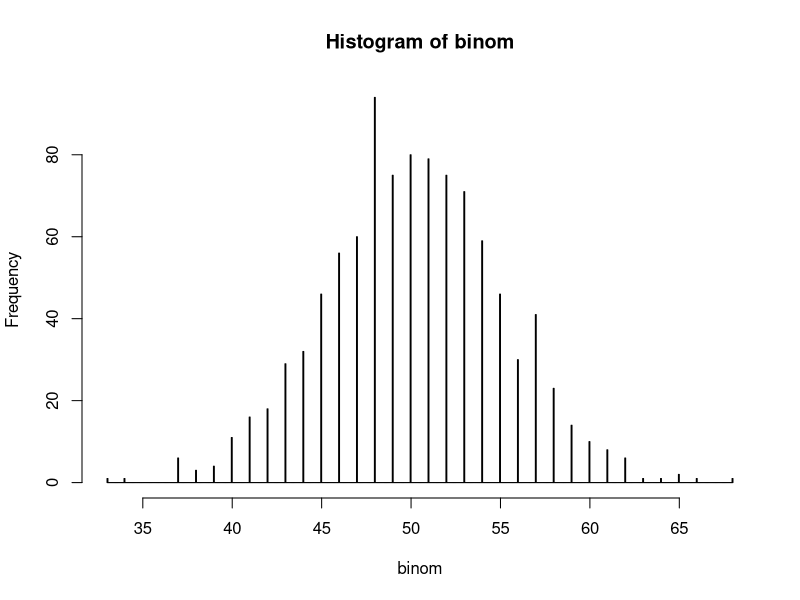
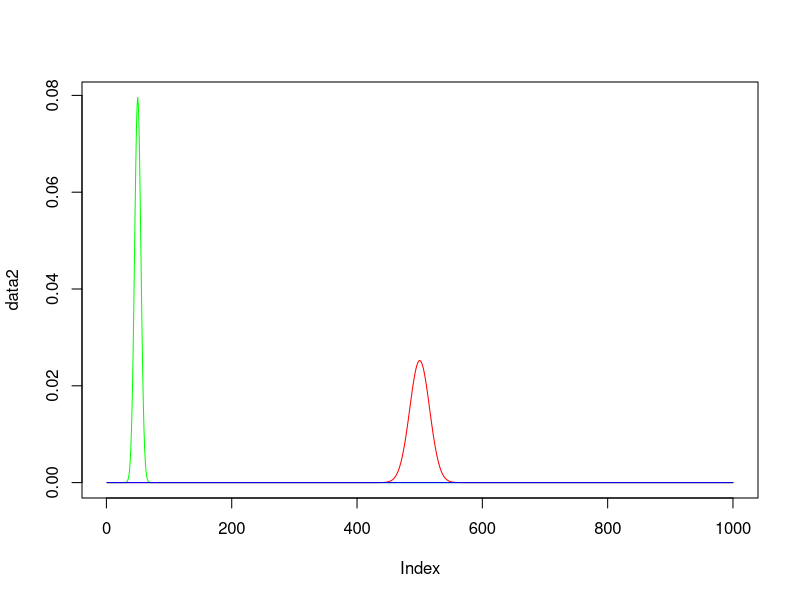
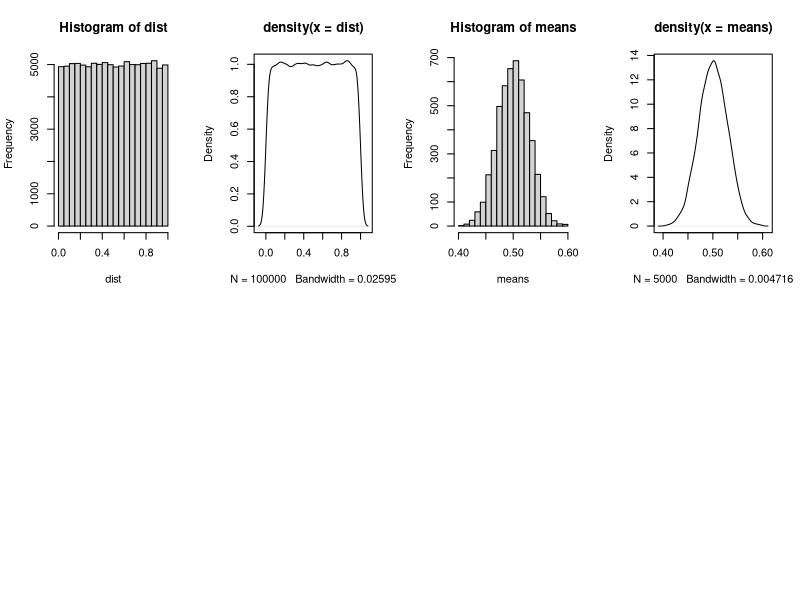
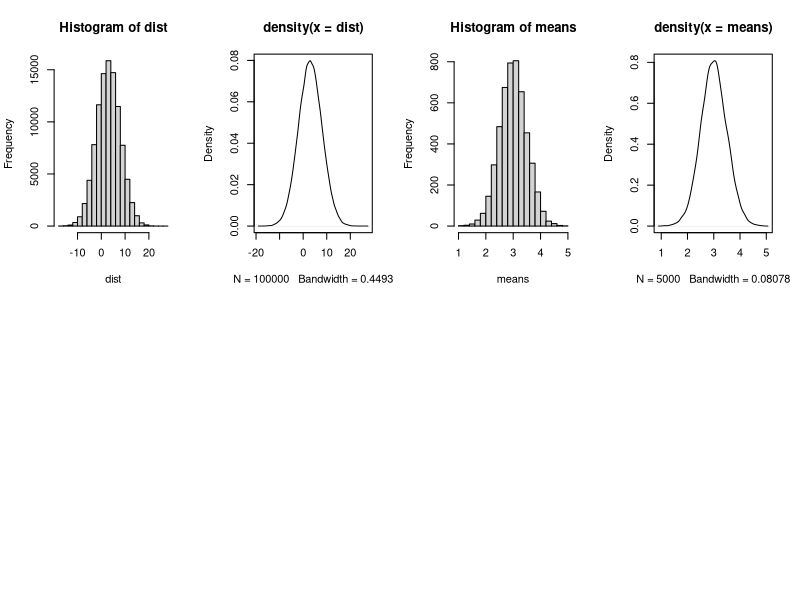

Here is the R script that generated these plots, in order:
# 1
values <- c(58, 74, 69, 81, 64, 120, 55, 71, 77, 65, 23000)

empVar <- function(values) {
  mean <- mean(values)
  factor = 1 / length(values)
  factor * sum(sapply(values, function(x) { (mean - x)^2 }))
}

sampVar <- function(values) {
  mean <- mean(values)
  factor = 1 / (length(values) - 1)
  factor * sum(sapply(values, function(x) { (mean - x)^2 }))
}

empVar(values)
sampVar(values)
var(values)

# 2a
# Nicht sicher ob das Histgram so richtig ist oder die axen getauscht werden sollten?
binom <- rbinom(1000, 100, 1/2)
data1 = hist(binom, breaks=1000)

# 2b
x <- seq(1, 1000)
data2 <- dbinom(x, 100, 1/2)
data3 <- dbinom(x, 1000, 1/2)
data4 <- dbinom(x, 10000, 1/2)

plot(data2, type="n")
lines(data2, col="green")
lines(data3, col="red")
lines(data4, col="blue")

# 2c
empVar <- function(values) {
  mean <- mean(values)
  factor = 1 / length(values)
  factor * sum(sapply(values, function(x) { (mean - x)^2 }))
}

metrics <- function(val) {
  print(mean(val))
  print(median(val))
  print(empVar(val))
  print(var(val))
}

metrics(data1$counts)
metrics(data2)
metrics(data3)
metrics(data4)

#3 
uniDist <- runif(100000)
normDist <- rnorm(100000, 3, 5)

uniMeans <- colMeans(replicate(5000, sample(uniDist, 100)))
normMeans <- colMeans(replicate(5000, sample(normDist, 100)))

graphs <- function(dist, means) {
    par(mfrow=c(2,4))
    hist(dist)
    plot(density(dist))
    hist(means)
    plot(density(means))
}

graphs(uniDist, uniMeans)
graphs(normDist, normMeans)

#5 
meanDiameter = 2.012
deviation = 0.1
n <- 200

z = (meanDiameter - 2) / (deviation / sqrt(n))

# P(Z < z)
pt(z,df=n-1)


#7
#a
entropy <- function(values) {
  -sum(sapply(values, function(x) { x * log2(x)}))
}

values <- replicate(6, 1/6)
entropy(values)

#b
values <- c(8/100, 15/100, 1/2, 4/100, 15/100, 8/100)
entropy(values)
